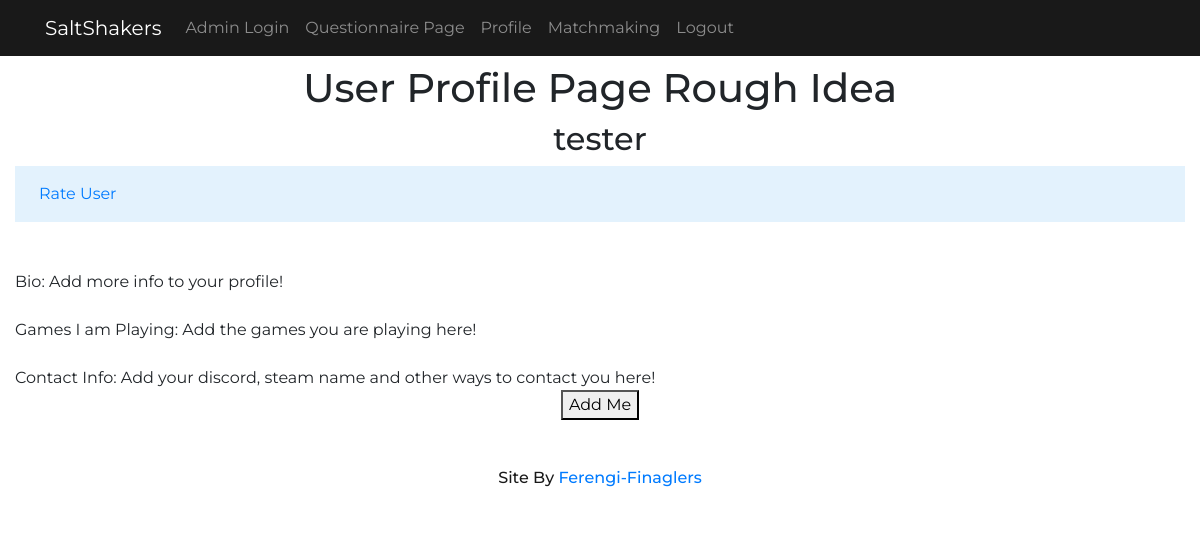
Page /profile/3 (signed in) on the committed database.
### Users/models.py (models this page shows, shortened)
class UserProfile(models.Model):
    user = models.OneToOneField(User,on_delete=models.CASCADE, related_name='profile')
    bio = models.TextField(max_length=2000, default = "Add more info to your profile!", blank = False)
    GP = models.TextField(max_length=5000, default="Add the games you are playing here!", blank=False)
    CI = models.TextField(max_length=5000, default="Add your discord, steam name and other ways to contact you here!",blank=False)

### Users/views.py (the view)
# urls.py: path('profile/<int:user_pk>', views.profile, name='profile'),
@login_required(login_url='/login/')
def profile(request, user_pk):
    profile = get_object_or_404(UserProfile, user = user_pk)
    friends = Friend.objects.friends(request.user)
    my_request = FriendshipRequest.objects.filter(to_user=request.user).values_list('from_user', flat=True).order_by('id')
    sent_requests=FriendshipRequest.objects.filter(from_user=request.user).values_list('to_user', flat=True).order_by('id')
    if request.method == 'POST':
        if 'sendRequest' in request.POST:
            sendRequest= request.POST.get("sendRequest")
            other_user = User.objects.get(pk=sendRequest)
            Friend.objects.add_friend(
                request.user,
                other_user)
        elif 'acceptRequest' in request.POST:
            accept= request.POST.get("acceptRequest")
            friend_request = FriendshipRequest.objects.get(from_user=accept)
            friend_request.accept()
        elif 'rejectRequest' in request.POST:
            reject= request.POST.get("rejectRequest")
            friend_request = FriendshipRequest.objects.get(from_user=reject)
            friend_request.reject()
        elif 'deleteFriend' in request.POST:
            remove = request.POST.get("deleteFriend")
            remove_user = User.objects.get(pk=remove);
            Friend.objects.remove_friend(
                request.user,
                remove_user)
        ratingForm = UserRatingForm(request.POST)
        if ratingForm.is_valid():
            UserRating.objects.filter(userDoingTheRating=request.user).delete() #delete past rating/refresh response
            ratingInstance = ratingForm.save(commit=False)
            if request.user.is_authenticated:
                ratingInstance.userDoingTheRating = request.user
            else:
                ratingInstance.userDoingTheRating = None
            ratingInstance.userBeingRated = User.objects.get(pk=user_pk)
            ratingInstance.save()
    else:
        ratingForm = UserRatingForm()
    context = {
            'profile':profile,
            'ratingForm':ratingForm,
            'friends': friends,
            'my_request': my_request,
            'sent_requests': sent_requests,
    }
    return render(request, 'User/Profile.html',context)

### connect/models.py (called while the page is built)
def cache_key(type, user_pk):
    return CACHE_TYPES[type] % user_pk

    def friends(self, user):
        key = cache_key('friends', user.pk)
        friends = cache.get(key)
        if friends is None:
            qs = Friend.objects.select_related('from_user', 'to_user').filter(to_user=user).all()
            friends = [u.from_user for u in qs]
            cache.set(key, friends)
        return friends

### templates/User/Profile.html (shortened to what this page needs)
{% extends 'layout.html' %}
{% block content %}
<div class = "container-fluid paddTop4rem">
	<head>
	</head>
	<body>
		<h1 ALIGN=CENTER>User Profile Page Rough Idea</h1>
			<u1>
		<h2 ALIGN=CENTER>{{ profile.user.username}}</h2>
 <nav class="navbar navbar-expand-lg" style="background-color: #e3f2fd;">
  <div class="collapse navbar-collapse" id="navbarNavAltMarkup">
    <div class="navbar-nav">
{% if user != profile.user  %}
  <a class="nav-item nav-link" href="#" data-toggle="modal" data-target="#myModal">Rate User</a>
{% else %}
      <a class="nav-item nav-link" href="/profileEdit/{{profile.user.id}}"> Edit Profile </a>
      <a class="nav-item nav-link" href="/AddFriends"> Add Friends </a>
{% endif %}
    </div>
  </div>
</nav>
    <br />
    <br />
		Bio: {{profile.bio}}<br />
		<br>
		Games I am Playing: {{profile.GP}} <br />
        <br>
        Contact Info: {{profile.CI}}
        <br />
    {% if user != profile.user  %}
      {% if profile.user.id not in sent_requests and profile.user not in friends and profile.user.id not in my_request %}
        <form method = "post">{% csrf_token %}
          <p ALIGN = CENTER> <button action = "submit" name="sendRequest" value ="{{profile.user.id}}">Add Me</button></p>
        </form> {% endif %}
     {%endif%}
	</body>
</div>
{% endblock %}

### static/styles/mainStyle.css (style rules this page uses)
body { font-family: 'Patrick Hand', cursive; font-family: 'Montserrat', sans-serif; }
.paddTop4rem { padding-top: 4rem; }

### rows in the picture
UserProfile: user.username "tester", bio "Add more info to your profile!", GP "Add the games you are playing here!", CI "Add your discord, steam name and other ways to contact you here!"
